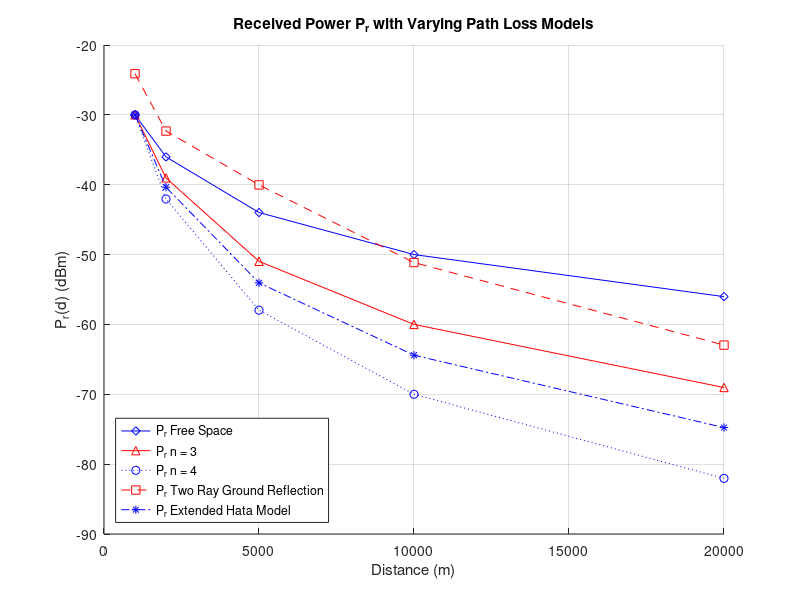

Write the MATLAB code that produced this figure.
%% Large_scale_fading.m
%
% Jordan R. Smith
% ECE 920 - Wireless Communication Systems
%
% If the Pr(d) at a reference d0 of 1 km is equal to 1 microWatt, find the
% received powers at distances of 2 km, 5 km, 10 km, and 20 km from the
% same transmitter for the following path loss models:
%
% (a) free space.
% (b) n = 3.
% (c) n = 4.
% (d) two ray ground reflection using the exact expression.
% (e) extended Hata model for a large city environment.
%
% Assume f = 1800 MHz, ht = 40m, hr = 3m, Gt = Gr = 0 dB. Plot each of
% these models on the same graph over the range of 1 km to 20 km. Comment
% on the differences between these five models.
%
% NOTES:
% 0 dB = 1 linear. Free Space Propogation Model in (4.1). Fraunhofer
% distance not specified. 1 microwatt is equivalent to -30 dBm.
% Pr(d) dBm = 10*log10( Pr(d0) / .001 W) + 20log10(d0/d), Pr(d0) in watts.

clear all, close all, clc;

%Known Values
c = 2.99e8;                     % speed of light
f = 1800e6;                     % frequency (1800 MHz)
ht = 40;                        % 40 meter ground reflect Tx height
hr = 3;                         % 3 meter ground reflection Rx height
Gt = 1;                         % transmitter gain (0 dB) or 1 linear.
Gr = Gt;                        % receiver gain (0 dB)
lambda = c/f;                   % wavelength
x = [1e3 2e3 5e3 10e3 20e3];    % distance array for plotting.
Prd0 = 1e-6;                    % 1 * 10^-6 W, or 1 microwatt.
d0 = 1e3;                       % reference distance.

%% Free Space & Varying Path Loss Exponent
%
% Utilizing Equation 4.8
% Pr = Pr(d0)(d0/d)^n, where Pr(d0) = 10^-6 W = -30 dBm, d0 = 1000.
%
% For n=3 and n=4, modify the exponential in 4.8.
for i=1:5
   fs_linear(1,i) = Prd0 * (( 1e3 / (x(1,i)) )^2);
   fs_dBm(1,i) = 10*log10((fs_linear(1,i))/.001);
end

for i=1:5   % n = 3
   fs3_linear(1,i) = Prd0 * (( 1e3 / (x(1,i)) )^3);
   fs3_dBm(1,i) = 10*log10((fs3_linear(1,i))/.001);
end 

for i=1:5   % n = 4
   fs4_linear(1,i) = Prd0 * (( 1e3 / (x(1,i)) )^4);
   fs4_dBm(1,i) = 10*log10((fs4_linear(1,i))/.001);
end

%% Extended Hata Model
%
% In 4.10.5, the model is extended to include frequencies upwards of 2 GHz.
% large city environment indicates 3 dB for CM. Need to refer to d in terms
% of km, and not m. fc is in terms of MHz.
%
% L50 = 46.3 + 33.9*log10(fc) - 13.82*log10(ht) - A + (44.9 -
% 6.55*log10(ht))*log10(d) + CM. (dB)
%
% A = 3.2*(log10(11.75*hr))^2 - 4.97 (dB) from Eq. 4.84b.
%
% Eq. 4.69b indicates
% Pr(d) [dBm] = Pt[dBm] - PL(d)[dB]
%
% Eq. 4.68 dictates that
% PL [dB] = PL(d0) + 10nlog10(d/d0)
%
% Are we to determine the transmitted power from the free-space model, or
% determine Pt for each model?

fc = 1800;          %change to MHz reference units.
x2 = [1 2 5 10 20]; %change to km reference units.
CM = 3;

A = 3.2*((log10(11.75*hr))^2) - 4.97;   % fc >= 300 MHz

for w = 1:5 % determines the path loss with the Extended Hata Model.
    L50(1,w) = 46.3 + 33.9*log10(fc) - 13.82*log10(ht) - A + (44.9 - 6.55*log10(ht))*log10(x2(1,w)) + CM;
end


for h = 1:5
   Pr_L50(1,h) = -30 - (L50(1,h) - L50(1,1)); 
end

%% Two Ray Ground Reflection Model Using Exact Expression
%
% Pr(d0) = Pt Gt Gr (lambda)^2 / (4pi)^2 d0^2.
%
% For Two Ray Ground reflection, theta sub delta needs to be calculated for
% each distance, utilizing the heights of the transmitter and receiver.
% Combining Equations 4.41 and 4.42,
%
% (2*ht*hr)/d * (2*pi)/(lambda) = theta_delta.
%
% Utilizing the theta calculated, and Equation from Problem 4.12
%
%          Pt*Gt*Gr*(lambda^2)
% Pr =  ------------------------- * 4 * sin^2(theta/2)
%           (4pi)^2 * d^2
%

Pt = (Prd0 * ((4*pi)^2) * d0^2) / (lambda^2);
Pt_dBm = 10*log10(Pt/.001);

for i=1:5   % theta_delta values (radians)
   theta(1,i) = ((2*ht*hr)/(x(1,i))) * ((2*pi)/(lambda)); 
end

for j=1:5   % received power
    gr(1,j)=((Pt*Gt*Gr*(lambda^2))/(((4*pi)^2)*((x(1,j))^2)))* 4 * (sin(theta(1,j)/2)^2);
    Pr_gr(1,j) = 10*log10((gr(1,j))/.001);
    
    % Equation 4.52
    gr2(1,j) = Pt * (((ht^2)*(hr^2))/((x(1,j))^4));
    Pr_gr2(1,j) = 10*log10((gr2(1,j))/.001);
end

%% Plot the different Path Loss Models
%
% Plotting each, with a legend to indicate each Pr(d).

figure(1)
hold on
plot(x,fs_dBm,'b-d');
plot(x,fs3_dBm,'r-^');
plot(x,fs4_dBm,'b:o');
plot(x,Pr_gr,'r--s');
plot(x,Pr_L50,'b-.*');
legend('P_r Free Space','P_r n = 3','P_r n = 4',...
    'P_r Two Ray Ground Reflection','P_r Extended Hata Model');
legend('Location','SouthWest');
grid;
title('Received Power P_r with Varying Path Loss Models');
xlabel('Distance (m)');
ylabel('P_r(d) (dBm)');
hold off